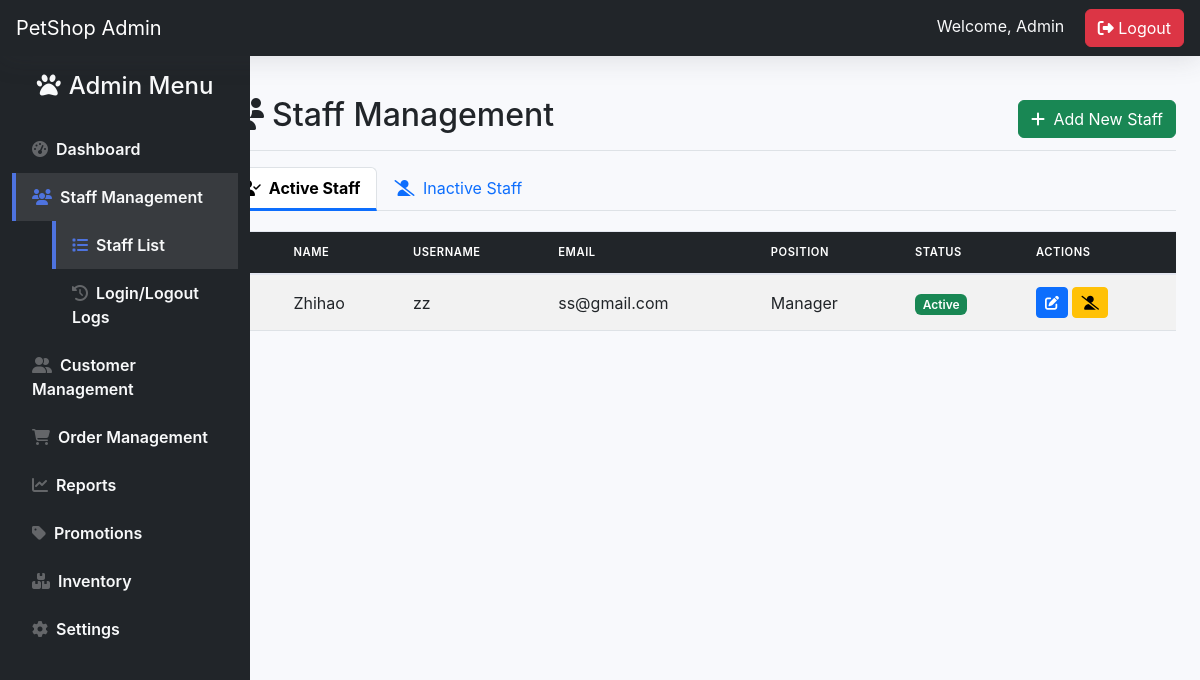
The page /manage_staff.php on the database as committed earlier.
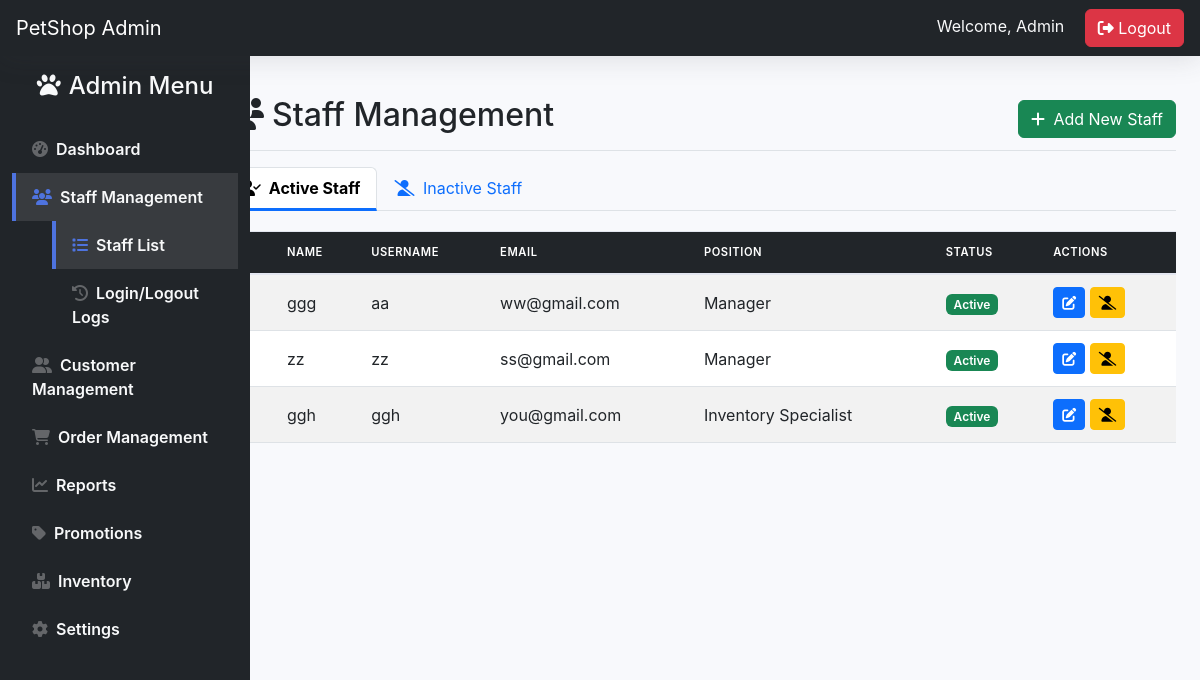
The same page on the database as committed later.
### tables this page shows
CREATE TABLE `staff` (
  `Staff_ID` int(11) NOT NULL,
  `Staff_name` varchar(50) NOT NULL,
  `Staff_Username` varchar(50) NOT NULL,
  `Staff_Password` varchar(50) NOT NULL,
  `created_at` timestamp NOT NULL DEFAULT current_timestamp(),
  `position` varchar(255) NOT NULL,
  `Staff_Email` varchar(100) NOT NULL,
  `status` varchar(20) NOT NULL DEFAULT 'Active',
  `reset_token` varchar(64) DEFAULT NULL,
  `reset_token_expires` datetime DEFAULT NULL,
  `password_reset_token` varchar(255) DEFAULT NULL,
  `token_expiry` datetime DEFAULT NULL,
  `login_attempts` int(11) DEFAULT 0,
  `last_failed_login` datetime DEFAULT NULL
);

### manage_staff.php (the view, shortened to what this page needs)
<?php
include('db_connection.php');
?>
<!DOCTYPE html>
<html lang="en">
<head>
    <link href="https://cdn.jsdelivr.net/npm/bootstrap@5.3.0/dist/css/bootstrap.min.css" rel="stylesheet">
    <link rel="stylesheet" href="https://cdnjs.cloudflare.com/ajax/libs/font-awesome/6.4.0/css/all.min.css">
    <link rel="stylesheet" href="admin_home.css">
</head>
<body>
<nav class="navbar navbar-dark bg-dark px-3">
    <div class="d-flex align-items-center">
        <a class="navbar-brand" href="#">PetShop Admin</a>
    </div>
    <div>
        <span class="text-light me-3">Welcome, Admin</span>
        <a href="login.php" class="btn btn-danger"><i class="fas fa-sign-out-alt"></i> Logout</a>
    </div>
</nav>
<div class="container-fluid">
    <div class="row">
        <nav id="sidebar" class="col-md-2 d-md-block bg-dark sidebar">
            <div class="position-sticky">
                <h4 class="text-light text-center py-3"><i class="fas fa-paw me-2"></i>Admin Menu</h4>
                <ul class="nav flex-column">
                    <li class="nav-item">
                        <a class="nav-link text-light" href="admin_homepage.php">
                            <i class="fas fa-tachometer-alt me-2"></i>Dashboard
                        </a>
                    </li>
                    <li class="nav-item">
                        <a class="nav-link text-light active" data-bs-toggle="collapse" href="#staffMenu">
                            <i class="fas fa-users me-2"></i>Staff Management
                        </a>
                        <div class="collapse show" id="staffMenu">
                            <ul class="nav flex-column ps-4">
                                <li class="nav-item">
                                    <a class="nav-link text-light active" href="manage_staff.php">
                                        <i class="fas fa-list me-2"></i>Staff List
                                    </a>
                                </li>
                                <li class="nav-item">
                                    <a class="nav-link text-light" href="staff_logs.php">
                                        <i class="fas fa-history me-2"></i>Login/Logout Logs
                                    </a>
                                </li>
                            </ul>
                        </div>
                    </li>
                    <li class="nav-item">
                        <a class="nav-link text-light" data-bs-toggle="collapse" href="#customerMenu">
                            <i class="fas fa-user-friends me-2"></i>Customer Management
                        </a>
                    </li>
                    <li class="nav-item">
                        <a class="nav-link text-light" data-bs-toggle="collapse" href="#orderMenu">
                            <i class="fas fa-shopping-cart me-2"></i>Order Management
                        </a>
                    </li>
                    <li class="nav-item">
                        <a class="nav-link text-light" href="reports.php">
                            <i class="fas fa-chart-line me-2"></i>Reports
                        </a>
                    </li>
                    <li class="nav-item">
                        <a class="nav-link text-light" href="promotion.php">
                            <i class="fas fa-tag me-2"></i>Promotions
                        </a>
                    </li>
                    <li class="nav-item">
                        <a class="nav-link text-light" href="inventory.php">
                            <i class="fas fa-boxes me-2"></i>Inventory
                        </a>
                    </li>
                    <li class="nav-item">
                        <a class="nav-link text-light" href="admin_setting.php">
                            <i class="fas fa-cog me-2"></i>Settings
                        </a>
                    </li>
                </ul>
            </div>
        </nav>
        <main class="col-md-10 ms-sm-auto px-md-4">
            <div class="d-flex justify-content-between flex-wrap flex-md-nowrap align-items-center pt-3 pb-2 mb-3 border-bottom">
                <h1 class="h2"><i class="fas fa-users me-2"></i>Staff Management</h1>
                <div class="btn-toolbar mb-2 mb-md-0">
                    <a href="add_staff.php" class="btn btn-success">
                        <i class="fas fa-plus me-1"></i> Add New Staff
                    </a>
                </div>
            </div>
            <ul class="nav nav-tabs" id="staffTabs" role="tablist">
                <li class="nav-item" role="presentation">
                    <button class="nav-link active" id="active-tab" data-bs-toggle="tab" data-bs-target="#active-staff" type="button" role="tab">
                        <i class="fas fa-user-check me-1"></i> Active Staff
                    </button>
                </li>
                <li class="nav-item" role="presentation">
                    <button class="nav-link" id="inactive-tab" data-bs-toggle="tab" data-bs-target="#inactive-staff" type="button" role="tab">
                        <i class="fas fa-user-slash me-1"></i> Inactive Staff
                    </button>
                </li>
            </ul>
            <div class="tab-content" id="staffTabsContent">
                <div class="tab-pane fade show active" id="active-staff" role="tabpanel" aria-labelledby="active-tab">
                    <div class="table-responsive">
                        <table class="table table-striped table-hover">
                            <thead class="table-dark">
                                <tr>
                                    <th>ID</th>
                                    <th>Name</th>
                                    <th>Username</th>
                                    <th>Email</th>
                                    <th>Position</th>
                                    <th>Status</th>
                                    <th>Actions</th>
                                </tr>
                            </thead>
                            <tbody>
                                <?php
                                $sql_active = "SELECT * FROM Staff WHERE status = 'Active'";
                                $result_active = $conn->query($sql_active);
                                while ($row = $result_active->fetch_assoc()): ?>
                                    <tr>
                                        <td><?php echo $row['Staff_ID']; ?></td>
                                        <td><?php echo $row['Staff_name']; ?></td>
                                        <td><?php echo $row['Staff_Username']; ?></td>
                                        <td><?php echo $row['Staff_Email']; ?></td>
                                        <td><?php echo $row['position']; ?></td>
                                        <td><span class="badge bg-success">Active</span></td>
                                        <td>
                                            <a href="edit_staff.php?id=<?php echo $row['Staff_ID']; ?>" class="btn btn-sm btn-primary">
                                                <i class="fas fa-edit"></i>
                                            </a>
                                            <button class="btn btn-sm btn-warning deactivate-btn"
                                                    data-bs-toggle="modal"
                                                    data-bs-target="#deactivateModal"
                                                    data-staff-id="<?php echo $row['Staff_ID']; ?>"
                                                    data-staff-name="<?php echo htmlspecialchars($row['Staff_name']); ?>">
                                                <i class="fas fa-user-slash"></i>
                                            </button>
                                        </td>
                                    </tr>
                                <?php endwhile; ?>
                            </tbody>
                        </table>
                    </div>
                </div>
            </div>
        </main>
    </div>
</div>
</body>
</html>

### admin_home.css (style rules this page uses)
:root { --sidebar-width: 250px; --topbar-height: 56px; --primary-color: #4e73df; --success-color: #1cc88a; --info-color: #36b9cc; --warning-color: #f6c23e; --danger-color: #e74a3b; --dark-color: #5a5c69; }
body { font-family: 'Nunito', -apple-system, BlinkMacSystemFont, 'Segoe UI', Roboto, 'Helvetica Neue', Arial, sans-serif; background-color: #f8f9fc; padding-top: var(--topbar-height); }
.navbar { height: var(--topbar-height); box-shadow: 0 0.15rem 1.75rem 0 rgba(58, 59, 69, 0.15); position: fixed; top: 0; right: 0; left: 0; z-index: 1030; }
.sidebar { width: var(--sidebar-width); height: calc(100vh - var(--topbar-height)); position: fixed; top: var(--topbar-height); left: 0; background-color: #393440; transition: all 0.3s; z-index: 1020; overflow-y: auto; }
.sidebar .nav-link { color: rgba(255, 255, 255, 0.8); padding: 0.75rem 1rem; font-weight: 600; border-left: 0.25rem solid transparent; transition: all 0.3s; }
.sidebar .nav-link i { margin-right: 0.5rem; color: rgba(255, 255, 255, 0.3); }
.sidebar .nav-link.active { color: #fff; background-color: rgba(255, 255, 255, 0.1); border-left-color: var(--primary-color); }
.sidebar .nav-link.active i { color: var(--primary-color); }
.sidebar .collapse { margin-left: 1rem; }
main { margin-left: var(--sidebar-width); padding: 1.5rem; margin-top: var(--topbar-height); transition: all 0.3s; overflow: visible; }
.table { color: #858796; }
.table thead th { border-bottom: 2px solid #e3e6f0; font-weight: 600; text-transform: uppercase; font-size: 0.7rem; letter-spacing: 0.05em; }
.table td, .table th { padding: 0.75rem; vertical-align: middle; border-top: 1px solid #e3e6f0; }
.badge { font-weight: 600; padding: 0.35em 0.65em; font-size: 0.75rem; }

### manage_staff.php (style rules this page uses)
.nav-tabs .nav-link.active { font-weight: bold; border-bottom: 3px solid #0d6efd; }
.tab-pane { padding-top: 20px; }

Rows that differ between the two databases and show on the page:
now on this page (row edited): staff: Staff_name "ggg", Staff_Username "aa", Staff_Email "ww@gmail.com", position "Manager"
changed staff "zz": Staff_name "Zhihao" → "zz"
now on this page (row edited): staff: Staff_name "ggh", Staff_Username "ggh", Staff_Email "you@gmail.com", position "Inventory Specialist"
